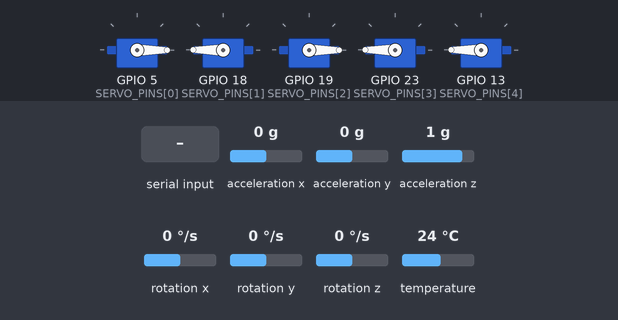
Bench run of a sketch on a simulated ESP32. On the bench: 5 × servo. The inputs (shaded band) are chosen by the test bench; at power-on: acceleration x 0 g, acceleration y 0 g, acceleration z 1 g, rotation x 0 °/s, rotation y 0 °/s, rotation z 0 °/s, temperature 24 °C. Nothing arrives over Bluetooth unless stated; what the sketch prints to the serial monitor is not drawn.

Above: at 16.0 s.
16.1 s: "GRIP\n" received over the second serial link
At 16.8 s:
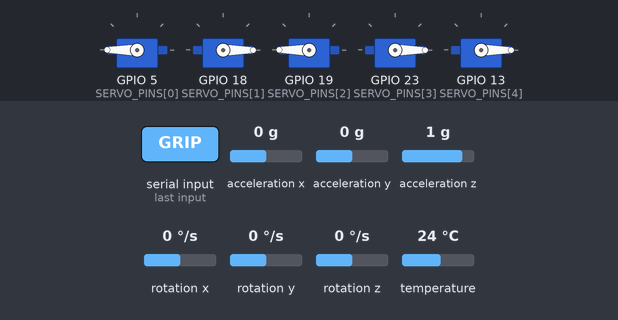
20.2 s: "RELEASE\n" received over the second serial link
At 20.42 s:
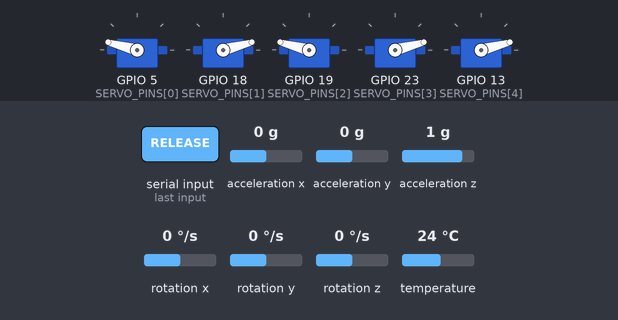
Timing chart, 0 to 23.6 s (numbered marks = the images above; inputs shaded):
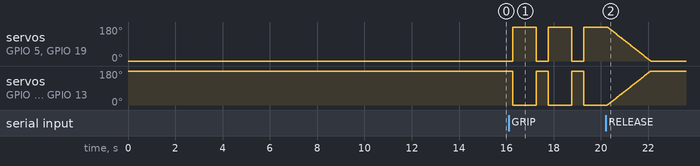

Measured:
- after the input at 16.1 s, servo on GPIO 5 (SERVO_PINS[0]), servo on GPIO 19 (SERVO_PINS[2]): alternates 180° for 1.0 s and 0° for 0.50 s, starting after 0.17 s; servo on GPIO 18 (SERVO_PINS[1]), servo on GPIO 23 (SERVO_PINS[3]), servo on GPIO 13 (SERVO_PINS[4]): alternates 180° for 0.50 s and 0° for 1.0 s, starting after 0.17 s

The sketch:

final_code.ino
```cpp
/*   hand_e_kraft_5servo_esp32_bt.ino

  ESP32-based tremor-suppression glove controller:
   - 5 servos (using ESP32Servo library)
   - MPU6050 IMU for tremor detection (FFT Frequency + Power Threshold)
   - Classic Bluetooth Serial (BluetoothSerial) for app control & telemetry
   - Modes: automatic tremor suppression (AUTO) and manual app control (MANUAL)
*/
#include <Arduino.h>
#include <math.h>
#include <Wire.h>
#include <ESP32Servo.h>
#include <Adafruit_MPU6050.h>
#include <Adafruit_Sensor.h>
#include "BluetoothSerial.h"
#include <ArduinoFFT.h> //FFT Library

// -------------------- FFT CONFIG --------------------
#define SAMPLES 64             // Must be a power of 2
#define SAMPLING_FREQUENCY 50.0  // Hz (20ms delay between samples)

// Structure to hold the result of the FFT analysis
struct TremorAnalysis {
  double frequency = 0.0; // Dominant frequency found by FFT (Hz)
  double power = 0.0;     // Magnitude/Power of that dominant frequency peak
};

// FFT buffers for Gyro X, Y, and Z
double gxReal[SAMPLES], gxImag[SAMPLES];
double gyReal[SAMPLES], gyImag[SAMPLES];
double gzReal[SAMPLES], gzImag[SAMPLES];
// FFT object is initialized with the arrays
ArduinoFFT<double> FFT = ArduinoFFT<double>(gxReal, gxImag, SAMPLES, SAMPLING_FREQUENCY);

// -------------------- HARDWARE / PIN CONFIG --------------------
Adafruit_MPU6050 mpu;
BluetoothSerial BT; // Classic Bluetooth serial

const int SERVO_PINS[5] = {5, 18, 19, 23, 13}; // GPIOs connected to each servo signal
Servo SERVO_CHANNELS[5];// Servo objects
const int LED_PIN = 2;// LED to indicate tremor active / mode

// Servo mechanical positions (0..180). Tune these per your mechanical build.
int restAngles[5] = {0, 0, 0, 0, 0};// neutral positions for the 5 servos
int pinchAngles[5] = {60, 120, 70, 110, 80};// positions used when stabilizing

// -------------------- SERVO DIRECTION CONFIG --------------------
// true = inverted direction (180° = rest), false = normal direction
bool servoInverted[5] = { false, true, false, true, true };  // 1-based servos 2,4,5 are inverted

// Safety limits for servo motion (constrain targets)
const int SERVO_MIN_ANGLE = 0;
const int SERVO_MAX_ANGLE = 180;

// -------------------- TREMOR DETECTION PARAMETERS (MODIFIED) --------------------

// Frequency Factor: The range of pathological human tremor (3-12 Hz)
const float TREMOR_FREQ_LOW = 3.0f;// Lower frequency bound (Hz)
const float TREMOR_FREQ_HIGH = 10.0f;// Upper frequency bound (Hz)

// Power Threshold: The magnitude (amplitude) required to overcome sensor noise.
// **TUNE THIS VALUE** by checking the 'power' when the MPU6050 is sitting still.
float POWER_THRESHOLD = 1.0f;// Noise filter threshold (Arbitrary start value)

unsigned long tremorHoldTime = 2000;// keep servos active for 2000 ms after tremor stops
unsigned long lastTremorTime = 0;

// Current measured tremor metrics
float currentTremorFrequency = 0.0f;
float currentTremorPower = 0.0f;

// -------------------- MODES & FLAGS --------------------
bool autoMode = true;// if true, automatic tremor suppression is enabled
bool manualGrip = false;// when user commands a manual grip via BT
bool servosActive = false;// current active state (engaged or relaxed)
bool gripActive = false;

// -------------------- SMOOTH SERVO CONTROL --------------------
int currentAngle[5] = {0, 0, 0, 0, 0};
int targetAngle[5]  = {0, 0, 0, 0, 0};
unsigned long lastMoveTime = 0;
unsigned long moveInterval = 10; // smaller = faster motion

// -------------------- FUNCTION PROTOTYPES --------------------
void setServoAngle(int channel, int angle);
void smoothMoveServos();
void gripOscillate();
int applyServoDirection(int idx, int angle);
void activateAllServos(bool active, float tremorLevel);
TremorAnalysis computeTremorAnalysis();//FFT analysis returns struct
void calibrateGyroBaseline();// Calibrates power threshold
void handleBTCommands();// read and process BT commands
void sendStatusTelemetry();

// -------------------- SETUP --------------------
void setup() {
  Serial.begin(115200);
  delay(10);
  Serial.println("\n=== Hand-e-Kraft ESP32 (FFT Tremor Detection) ===");

  // Initialize I2C (SDA,SCL defaults: 21,22)
  Wire.begin(21, 22);

  // Initialize Bluetooth (device name: HandEKraft)
  if (!BT.begin("HandEKraft")) {
    Serial.println("BT start failed.");
  } else {
    Serial.println("Bluetooth started as 'HandEKraft'.");
  }

  // Initialize MPU6050
  if (!mpu.begin()) {
    Serial.println(" MPU6050 not found. Check wiring!");
    while (1) { delay(1000); } // stop here
  }
  Serial.println("✅ MPU6050 initialized.");
  mpu.setAccelerometerRange(MPU6050_RANGE_8_G);
  mpu.setGyroRange(MPU6050_RANGE_500_DEG);

  // Setup servos and move to rest angles
  for (int i = 0; i < 5; ++i) {
    SERVO_CHANNELS[i].attach(SERVO_PINS[i]);   // attach pin to servo object
    int startAngle = applyServoDirection(i, restAngles[i]);   //  use inversion
    SERVO_CHANNELS[i].write(startAngle);
    currentAngle[i] = startAngle;
    targetAngle[i] = startAngle;   // move servo to rest position
  }
  delay(500); // let servos settle

  // Calibrate gyro baseline to determine a realistic power threshold
  calibrateGyroBaseline();

  Serial.println("Setup complete. Starting main loop.\n");
}

// -------------------- MAIN LOOP --------------------
void loop() {
  // 1) Handle incoming Bluetooth commands (non-blocking)
  handleBTCommands();

  // Your Bluetooth read, tremor detection code here

  if (gripActive) {
      gripOscillate(); // Oscillate non-stop
  }

  // 3) Decide activation based on mode
  if (autoMode) {
    TremorAnalysis analysis = computeTremorAnalysis();
    currentTremorFrequency = analysis.frequency;
    currentTremorPower = analysis.power;
    if(currentTremorFrequency>10){
      currentTremorFrequency=10;
    }

    // CONDITION 1: Check if frequency is in the pathological band
    bool freqInRange = (currentTremorFrequency >= TREMOR_FREQ_LOW && currentTremorFrequency <= TREMOR_FREQ_HIGH);

    // CONDITION 2: Check if the movement power is above the noise floor
    bool powerHighEnough = (currentTremorPower > POWER_THRESHOLD);

    // Tremor is detected only if BOTH frequency AND power conditions are met
    if (freqInRange && powerHighEnough) {
      lastTremorTime = millis();
      activateAllServos(true, currentTremorPower);
      servosActive = true;
      Serial.println("🟢 TREMOR DETECTED (Freq & Power OK) → Servo suppression ON");
    } else if (millis() - lastTremorTime < tremorHoldTime) {
      // Hysteresis: hold for tremorHoldTime after last detection
      activateAllServos(true, currentTremorPower);
      servosActive = true;
      Serial.println("🟡 HOLDING (Post-Tremor Hysteresis) → Servo suppression ON");
    } else {
      // stable or movement is not a tremor (e.g. slow voluntary movement or noise)
      activateAllServos(false, 0.0f);
      servosActive = false;
      Serial.println("⚫ STABLE (No Tremor Detected) → Servo relaxation");
    }
  } else {
    // manual mode
    smoothMoveServos();//  Smoothly move servos toward targetAngle
    servosActive = true;
  }

  // 5) Send telemetry occasionally over Bluetooth/Serial
  static unsigned long lastTelemetry = 0;
  if (millis() - lastTelemetry > 250) { // every 250 ms
    sendStatusTelemetry();
    lastTelemetry = millis();
  }

  // The loop delay is implicitly handled by the FFT sampling inside computeTremorAnalysis()
}

// -------------------- SMOOTH SERVO MOTION --------------------

void gripOscillate() {
  static bool goingToMax = true;

  if (goingToMax) {
    for (int s = 0; s < 5; s++) {
      int target = applyServoDirection(s, 180);
      SERVO_CHANNELS[s].write(target); // Go to 180
      currentAngle[s] = target;
    }
    delay(500);
    goingToMax = false;
  } else {
    for (int s = 0; s < 5; s++) {
      int target = applyServoDirection(s,restAngles[s]);
      SERVO_CHANNELS[s].write(target); // Come back to rest
      currentAngle[s] = target;
    }
    goingToMax = true;
  }
  delay(500);
}

void smoothMoveServos() {
  unsigned long currentMillis = millis();
  if (currentMillis - lastMoveTime >= moveInterval) {
    lastMoveTime = currentMillis;
    for (int i = 0; i < 5; i++) {
      if (currentAngle[i] < targetAngle[i]) {
        currentAngle[i]++;
        SERVO_CHANNELS[i].write(currentAngle[i]);
      }
      else if (currentAngle[i] > targetAngle[i]) {
        currentAngle[i]--;
        SERVO_CHANNELS[i].write(currentAngle[i]);
      }
    }
  }
}
// -------------------- FFT TREMOR DETECTION (NEW FUNCTION) --------------------
TremorAnalysis computeTremorAnalysis() {
  unsigned long startSampling = millis();

  // 1. Data Acquisition
  for (int i = 0; i < SAMPLES; i++) {
    sensors_event_t a, g, t;
    mpu.getEvent(&a, &g, &t);
    // Use RAW data (no abs) for correct frequency detection
    gxReal[i] = g.gyro.x;
    gyReal[i] = g.gyro.y;
    gzReal[i] = g.gyro.z;
    gxImag[i] = gyImag[i] = gzImag[i] = 0.0;
    // Wait for the required sampling period
    delay((1000.0 / SAMPLING_FREQUENCY));
  }

  // Track the overall max power and its corresponding frequency across all axes
  double maxFreq = 0.0;
  double maxPower = 0.0;

  // Function to process one axis (reusable with different arrays)
  auto processAxis = [&](double realArr[], double imagArr[]) {
    FFT.windowing(realArr, SAMPLES, FFT_WIN_TYP_HAMMING, FFT_FORWARD);
    FFT.compute(realArr, imagArr, SAMPLES, FFT_FORWARD);
    FFT.complexToMagnitude(realArr, imagArr, SAMPLES);
    double freq = FFT.majorPeak(realArr, SAMPLES, SAMPLING_FREQUENCY);

    // Find the magnitude (power) at the major peak index
    // Note: The magnitude array is stored back in the realArr
    int peakIndex = constrain((int)round(freq * SAMPLES / SAMPLING_FREQUENCY), 0, SAMPLES-1);
    double power = realArr[peakIndex];

    if (power > maxPower) {
      maxPower = power;
      maxFreq = freq;
    }
    return std::pair<double, double>(freq, power);
  };

  // 2. Process all three axes and find the overall dominant peak
  std::pair<double, double> analysisX = processAxis(gxReal, gxImag);
  std::pair<double, double> analysisY = processAxis(gyReal, gyImag);
  std::pair<double, double> analysisZ = processAxis(gzReal, gzImag);

  Serial.printf("FFT Pks — X:%.2f(P:%.2f) Y:%.2f(P:%.2f) Z:%.2f(P:%.2f) | Dom: %.2f Hz, P: %.2f\n",
              analysisX.first, analysisX.second,
              analysisY.first, analysisY.second,
              analysisZ.first, analysisZ.second,
              maxFreq, maxPower);

  return {maxFreq, maxPower};
}


int applyServoDirection(int idx, int angle) {
  if (servoInverted[idx]) {
    return 180 - angle;     // flip the angle for inverted servos
  } else {
    return angle;
  }
}

// -------------------- SUPPORT FUNCTIONS --------------------

void setServoAngle(int channel, int angle) {
  int adj = applyServoDirection(channel, angle);
  targetAngle[channel] = constrain(adj, SERVO_MIN_ANGLE, SERVO_MAX_ANGLE);
}

// Activate or relax all servos. Adds a mild oscillation when active for natural motion.
void activateAllServos(bool active, float tremorLevel) {
  if (active) {
    // The servo oscillation amplitude scales with tremorLevel (clamped)
    // The tremorLevel is now the FFT Power (amplitude)
    float amp = 3.0f + min(tremorLevel, 10.0f) * 0.7f; // degrees of oscillation
    float osc = amp * sin(millis() / 100.0f); // smooth sinusoidal oscillation

    for (int i = 0; i < 5; ++i) {
      // compute target = pinchAngles[i] plus small oscillation
      int target = (int)round(pinchAngles[i] + osc);
      target = constrain(target, 60, 150); // tighter safety bounds while active
      target = applyServoDirection(i, target);   // apply inversion
      SERVO_CHANNELS[i].write(target);
      currentAngle[i] = target;
      targetAngle[i] = target;
    }
  } else if(autoMode) {
    // relax to rest angles
    for (int i = 0; i < 5; ++i) {
      int target = applyServoDirection(i, restAngles[i]);
      SERVO_CHANNELS[i].write(target);
      targetAngle[i] = target;
    }
  }
}
// Calibrates gyro baseline noise and sets POWER_THRESHOLD accordingly
void calibrateGyroBaseline() {
  Serial.println("Calibrating gyro baseline... Keep the device steady for 2 seconds.");
  unsigned long start = millis();
  int samples = 0;
  double sum_of_power = 0;
  // Collect a series of FFT readings to determine the average noise power
  for (int i=0; i < 10; ++i) {
      TremorAnalysis analysis = computeTremorAnalysis();
      sum_of_power += analysis.power;
      samples++;
  }

  float baseline_power = (samples > 0) ? (float)(sum_of_power / samples) : 0.0f;

  // Set threshold > baseline. Use multiplier (3.0f) to avoid false positives from noise.
  // We ensure a minimum power threshold is maintained.
  POWER_THRESHOLD = max(1.0f, baseline_power );

  Serial.print("Calibration done. Baseline Power=");
  Serial.print(baseline_power, 3);
  Serial.print("  -> POWER_THRESHOLD=");
  Serial.println(POWER_THRESHOLD, 3);
}

// Read and process Bluetooth commands (non-blocking)
void handleBTCommands() {
  if (!BT.hasClient()) return; // no connected BT client

  // Read a line if available
  if (BT.available()) {
    String cmd = BT.readStringUntil('\n');
    cmd.trim(); // remove whitespace
    cmd.toUpperCase(); // convert to uppercase

    Serial.print("BT cmd: ");
    Serial.println(cmd);

    if (cmd == "GRIP") {
      gripActive =true;
      manualGrip = true;       // manual grip engaged
      autoMode = false;        // switch to manual mode
      BT.println("OK:GRIP");
    } else if (cmd == "RELEASE") {
      manualGrip = false;
      autoMode = false;
      gripActive = false;
      for (int i = 0; i < 5; i++) {
        int target=applyServoDirection(i, restAngles[i]);
        targetAngle[i] = target;
      }
      BT.println("OK:RELEASE");
    } else if (cmd == "AUTO_ON") {
      autoMode = true;
      manualGrip = false;
      gripActive = false;
      BT.println("OK:AUTO_ON");
    } else if (cmd == "AUTO_OFF") {
      autoMode = false;
      for (int i = 0; i < 5; i++) {
        int target=applyServoDirection(i, restAngles[i]);
        targetAngle[i] = target;
      }
      BT.println("OK:AUTO_OFF");
    } else if (cmd == "STATUS") {
      String s="";
      s += "TREMOR:";
      s += String(currentTremorFrequency, 3);
      s += ",TREMOR_POWER:";
      s += String(currentTremorPower, 3); // Send current Freq     // Send current Power
      s += ",THR=";
      s += String(POWER_THRESHOLD, 3);
      s+= "MODE:";
      s += (autoMode ? "AUTO" : "MANUAL");
      s += ",SERVOS:";
      s += (servosActive ? "ENGAGED" : "RELAXED");
             // Send Power Threshold
      BT.println(s);
    } else if (cmd.startsWith("SERVO ")) {
      int firstSpace = cmd.indexOf(' ');
      int secondSpace = cmd.indexOf(' ', firstSpace + 1);
      if (secondSpace > 0) {
        int idx = cmd.substring(firstSpace + 1, secondSpace).toInt();
        int angle = cmd.substring(secondSpace + 1).toInt();
        if (idx >= 1 && idx <= 5 && angle >= 0 && angle <= 180) {
          autoMode = false; // switch to manual
          manualGrip = false;
          for (int i = 0; i < 5; i++) {
            targetAngle[i] = currentAngle[i];
          }
          setServoAngle(idx - 1, angle);
          BT.printf("OK:SERVO %d %d\n", idx, angle);
        } else {
          BT.println("ERR:SERVO_RANGE");
        }
      } else {
        BT.println("ERR:SERVO_CMD");
      }
    } else {
      BT.println("ERR:UNKNOWN");
    }
  }
}

// Send telemetry (tremor value & mode) over Bluetooth and Serial
void sendStatusTelemetry() {
  // Construct telemetry string
  String tele="";
  tele += "TREMOR:";
  tele += String(currentTremorFrequency, 3);
  tele += ",TREMOR_POWER:";
  tele += String(currentTremorPower, 3);
  tele += ",MODE:";
  tele += (autoMode ? "AUTO" : "MANUAL");
  tele += ",SERVOS:";
  tele += (servosActive ? "ENGAGED" : "RELAXED");
  tele += ",THR=";
  tele += String(POWER_THRESHOLD, 3);

  Serial.println(tele);     // local debug
  if (BT.hasClient()) {
    BT.println(tele);       // send to connected BT client
  }
}
```
